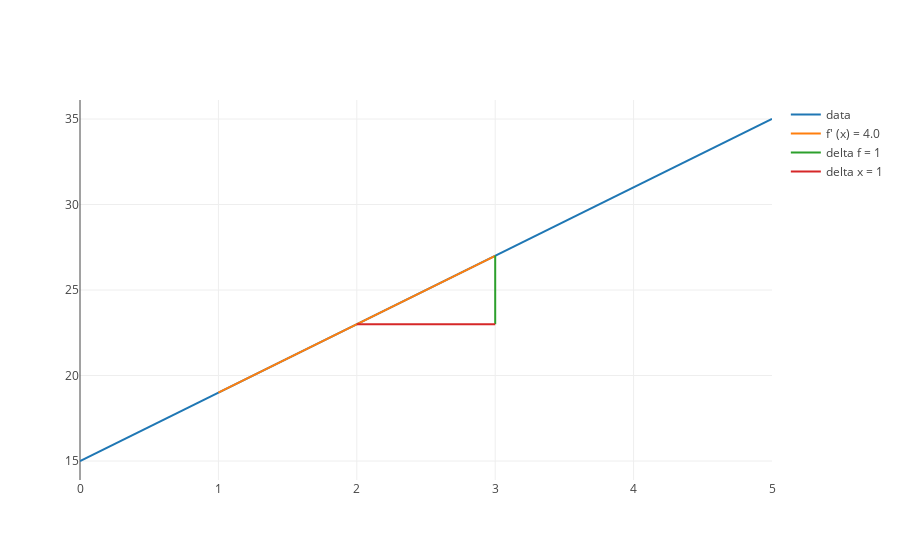

Write notebook code for a chart like this one.
### Markdown cell above
Below we can plot our trace of the function as well

### Code cell
delta_x = 1

# derivative_traces(list_of_terms, x_value, line_length = 4, delta_x = .01)

three_x_plus_tangents = delta_traces(four_x_plus_fifteen, 2, line_length= 2, delta_x = delta_x)

# only plot the list of traces, if three_x_plus_tangents, does not look like [None, None, None]
if list(filter(None.__ne__, three_x_plus_tangents)):
    plot([four_x_plus_fifteen_trace, *three_x_plus_tangents])

### Figure 1 — Plotly figure (JSON) as saved in the notebook; plotly's stock layout.template omitted (floating-point values rounded to 4 significant figures)
{"data": [{"mode": "lines", "name": "data", "text": [], "type": "scatter", "uid": "d8efb5f8-c9d4-11e8-968e-0242ac110004", "x": [0, 1, 2, 3, 4, 5], "y": [15, 19, 23, 27, 31, 35]}, {"mode": "lines", "name": "f' (x) = 4.0", "text": [], "type": "scatter", "uid": "d8efbfee-c9d4-11e8-968e-0242ac110004", "x": [1, 2, 3], "y": [19, 23, 27]}, {"mode": "lines", "name": "delta f = 1", "text": [], "type": "scatter", "uid": "d8efc264-c9d4-11e8-968e-0242ac110004", "x": [3, 3], "y": [23, 27]}, {"mode": "lines", "name": "delta x = 1", "text": [], "type": "scatter", "uid": "d8efc48a-c9d4-11e8-968e-0242ac110004", "x": [2, 3], "y": [23, 23]}], "layout": {}}
